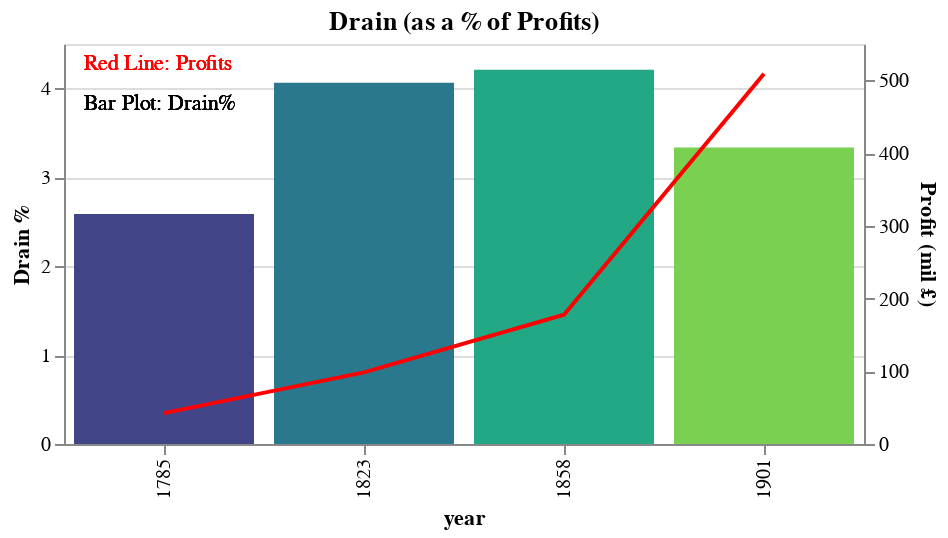

Here is the notebook cell this chart was saved with:
### Code cell
bar_chart = alt.Chart(df_2).mark_bar().encode(
    x='year:O',
    y=alt.Y('drain%:Q', title='Drain %'),
    color=alt.Color('year:N', scale=alt.Scale(scheme='viridis'), legend=None)  # Remove legend
)
# Create a line chart for profit on a secondary y-axis
line_chart = alt.Chart(df_2).mark_line(color='red').encode(
    x='year:O',
    y=alt.Y('profit:Q', title='Profit (mil £)', axis=alt.Axis(orient='right'))
)
# Combine the charts using layer() and resolve scales for y-axes
chart = alt.layer(bar_chart, line_chart).resolve_scale(y='independent').properties(
    title='Drain (as a % of Profits)',
    width=400,  # Increase width
    height=200  # Increase height
).configure_legend(
    labelFontSize=12,  # Adjust font size if needed
    titleFontSize=14  # Adjust font size if needed
)

# Add a legend entry for the red line
chart = chart.resolve_legend(color="independent")
chart = chart + alt.Chart().mark_text(align='left', baseline='middle').encode(
    x=alt.value(10),  # Adjust x position of the text
    y=alt.value(10),  # Adjust y position of the text
    text=alt.value('Red Line: Profits'),
    color=alt.value('red')
).properties(width=400, height=200)  # Match the dimensions of the main chart
chart = chart + alt.Chart().mark_text(align='left', baseline='middle').encode(
    x=alt.value(10),  # Adjust x position of the text
    y=alt.value(30),  # Adjust y position of the text
    text=alt.value('Bar Plot: Drain%'),
    color=alt.value('black')
).properties(width=400, height=200)  # Match the dimensions of the main chart


# Display the chart
chart

### Figure 1 — Vega-Lite specification as saved in the notebook (floating-point values rounded to 4 significant figures)
{"config": {"view": {"continuousWidth": 400, "continuousHeight": 300}, "legend": {"labelFontSize": 12, "titleFontSize": 14}}, "layer": [{"mark": "bar", "encoding": {"color": {"field": "year", "legend": null, "scale": {"scheme": "viridis"}, "type": "nominal"}, "x": {"field": "year", "type": "ordinal"}, "y": {"field": "drain%", "title": "Drain %", "type": "quantitative"}}}, {"mark": {"type": "line", "color": "red"}, "encoding": {"x": {"field": "year", "type": "ordinal"}, "y": {"axis": {"orient": "right"}, "field": "profit", "title": "Profit (mil £)", "type": "quantitative"}}}, {"mark": {"type": "text", "align": "left", "baseline": "middle"}, "encoding": {"color": {"value": "red"}, "text": {"value": "Red Line: Profits"}, "x": {"value": 10}, "y": {"value": 10}}, "height": 200, "width": 400}, {"mark": {"type": "text", "align": "left", "baseline": "middle"}, "encoding": {"color": {"value": "black"}, "text": {"value": "Bar Plot: Drain%"}, "x": {"value": 10}, "y": {"value": 30}}, "height": 200, "width": 400}], "data": {"name": "data-29f4e79e4044aa6e541bdefba295dfc1"}, "height": 200, "resolve": {"legend": {"color": "independent"}, "scale": {"y": "independent"}}, "title": "Drain (as a % of Profits)", "width": 400, "$schema": "https://vega.github.io/schema/vega-lite/v4.17.0.json", "datasets": {"data-29f4e79e4044aa6e541bdefba295dfc1": [{"year": 1785, "profit": 42.5, "drain%": 2.588}, {"year": 1823, "profit": 98.43, "drain%": 4.064}, {"year": 1858, "profit": 177.8, "drain%": 4.21}, {"year": 1901, "profit": 509.1, "drain%": 3.337}]}}
